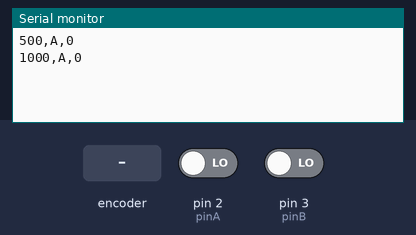
Bench run of a sketch on a simulated Arduino Uno, built with avr-gcc and run on an emulated ATmega328P. Shown: the last lines printed to the serial monitor. The test bench sets the inputs (shaded band); at power-on: pin 2 (pinA) LOW, pin 3 (pinB) LOW.

Above: at 1.2 s.
1.3 s: rotary encoder on pin 2 (pinA) / pin 3 (pinB) turned 1 step (first pin leading)
At 1.9 s:
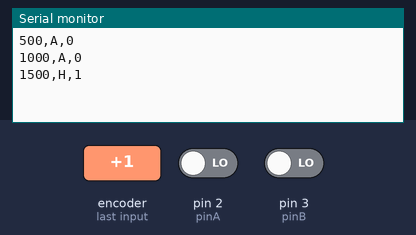
3.5 s: rotary encoder on pin 2 (pinA) / pin 3 (pinB) turned 1 step (first pin leading)
At 4.31 s:
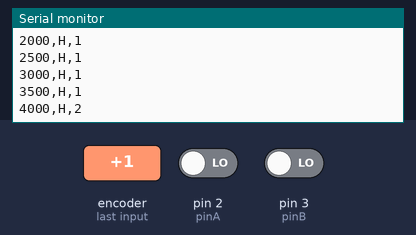
Timing chart, 0 to 6.5 s (numbered marks = the images above; inputs shaded):
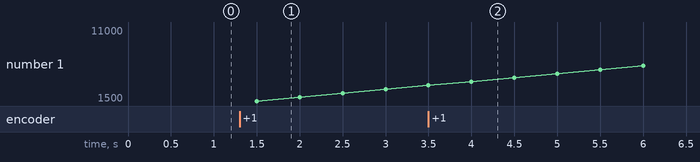

Measured:
- after the input at 1.3 s, the serial monitor: prints a new line after 0.20 s (image 1)
- after the input at 3.5 s, the serial monitor: prints a new line after 0.50 s (image 2)

The sketch:

Tarea_G.ino
```cpp
/* Programa creado por:
 *  Cadavid Piñero, Leopoldo
 *  Penalva Martínez, Francisco de Asís
 *  Pérez Vilaplana, Ignacio
 *  Salcedo Salcedo, Raquel
 *
 * Contador de pulsos en modo 1x con el
 * motor-codificador-reductor de Tinkercad.
 */

//Declaración de los pines
const int pinA = 2;
const int pinB = 3;
const int pinZ  = 4;

//Declaración de otras variables
volatile  int       c_pulsos = 0;
bool      CW;
long int  previousMillis = 0;
long int  currentMillis  = 0;

//Declaración funciones interrupciones
void A_ISR();

void setup() {
  //Configuración puertos
  pinMode(pinZ,INPUT);

  //Configuración de las interrupciones
  attachInterrupt(digitalPinToInterrupt(pinA), A_ISR, RISING);

  //Configuración del Serial Port
  Serial.begin(9600);

  //Configuración de millis
  previousMillis = millis();
}

void loop() {
  // El canal Z esta conectado en la placa Arduino UNO al pin4
  // En esta placa, ese pin no tiene interrupción por lo que la
  // comprobación se va a hacer en el loop, mirando la entrada
  // del puerto 4 directamente

  //Esta sentnecia se puede comentar para que la cuenta
  //de pulsos no se reestablezca tras dar una vuelta
  //completa y poder calcular mediante un promedio
  //el valor PPR
  //if(!(PIND & B00010000))  // Máscara para el pin4 --> canal Z
  //  c_pulsos = 0;       // Si se activa el flanco se pone la cuenta
                        // de pulsos a 0

  // Cada 500ms se imprime por el terminal el tiempo,
  // el sentido de giro actual y el número de pulsos
  currentMillis=millis()-previousMillis;
  if( currentMillis >= 500){
    Serial.print(millis());
    Serial.println(","+(String)(CW?"H":"A")+","+c_pulsos);
    previousMillis = millis();
  }
}


void A_ISR(){
  // Esta interrupción salta cuando se detecte un desplazamiento
  // del eje del motor, es decir, se ha producido un movimiento.
  // Se sabe que la orientación de este giro (CW-clockwise o
  // CCW-counterClockwise) se puede conocer a raíz del desfase
  // entre los pulsos del canal A. Si el pulso del canal A esta
  // adelantado con respecto a B el sentido es CW, si no, CCW.

  // canal A --> pin2 --> 0000 0100
  // canal B --> pin3 --> 0000 1000

  noInterrupts(); // Se desactivan interrupciones para que no haya
                  // lecturas erroneas del canal A
  //if(!(PIND & B00010000))
  //  c_pulsos = 0;

  if(PIND & B00001000){ // Máscara para el canal B (pin3)
    c_pulsos=c_pulsos-1;// Si es B=1 (CCW) devuelve 1, si no, 0
    CW = false;
  }
  else{                 // Para el caso contrario, se esta girando
    c_pulsos=c_pulsos+1;// en sentido CW
    CW = true;
  }
  interrupts();   // Se vuelven a permitir las interrupciones
}
```
